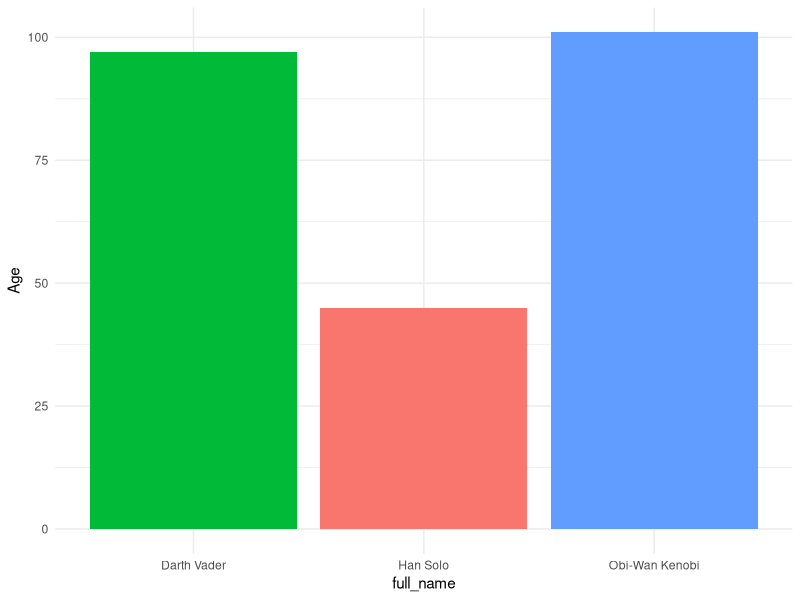

This chart was generated by the following R code: (Note: this script raises an error after producing the figure.)
# Intro to R and RStudio

# NOTE - you should have run renv setup with renv::restore() before starting


# Console and Scripting ----
# This section of the screen is script pane, we use this to run stored code.
# These can be saved and used in other places.
# The pane below is the console. Unlike scripts, it is temporary and is a space ready for
# you to enter a command and query R
# Results from console or script are both shown in the console.

# This script is contained within a Project, denoted by the .Rproj file in the folder
# Projects are useful for containing all of your code/input data/functions in one place

# Comments in R are preceded with a # - Ctrl + Shift + C to comment/uncomment lines


# Data Types ----
# Code can be sent to the console for evaluation either line by line with
# Ctrl + Enter or by selecting a chunk and using Ctrl + Enter
# A Run button above does the same thing

# Numbers are entered without quotes
5
# Text should always be entered in quotes, single or double
"Bumblebee"

# Anything unassigned that is sent to the Console only exists there, it is
# not stored

# Expressions can be evaluated in the console like below
5 + 5
paste0("Bumble","Bee")

# Press the up/down arrows on the keyboard to cycle through previous commands
# when in the Console

# We can also store persistent named values in the environment
# Replace Kyle with your name below and run the line to see what happens
my_name <- "Kyle"

# Instead of returning your name in the console it has been stored as a value
# in the enviroment. You can see a list of everything that has been stored in
# the environment in the top right pane.
# 
# Any time you see the symbol <- it means something is being assigned to the environment
# Use the console to test what the value my_name resolves to.

# We can also store values in the environment and then use them in an expression 
x <- 6
x + 7

# TRUE or FALSE values can be stored without quotes (can also be expressed as T/F)
y <- TRUE


# Data structures in R ----

# Vectors
# Contains items of the same type - created using c()
# A string vector
names <- c("Brenda", "Joe", "Mike")
# a numeric vector
values <- c(1, 3, 5)

# Lists
# Like vectors but can contain multiple different types of data
list_example <- list(1, "a", TRUE, 100L)

# Factors
# Factors are used to represent categorical data. 
# They can be ordered or unordered and contain levels
sex_factor <- factor(c("male", "female", "female", "male"))
# R will assign 1 to the level "female" and 2 to the level "male" 
# (because f comes before m, even though the first element in this vector is "male")
# You can check this by using the function levels(), 
# and check the number of levels using nlevels():
levels(sex_factor)
nlevels(sex_factor)

# Dataframes
# Vectors can be combined into data frames - a df is essentially just a combination
# of vectors
# After running this line double click on df in the environment to view the data
df <- data.frame(names, values)

# Individual columns from data frames can be called using a $ separator
df$names

# We can return the number of rows in a dataframe with:
print(paste0("There are ", nrow(df), " rows in the dataframe named df"))

# A new column can also be created in the data frame using the $ separator
# all of this so far is what we call BASE R code - we will cover other data
# manipulation methods later
df$value2 <- df$values*2

# If/Else and Logic in R ----
# can be used to create certain outputs
# The code below will check the content of the value my_name and output one of two responses
if (my_name == "Kyle") {
  "it's me"
} else {
  "not you"
}

# Note that we use a double equals sign == in logical commands
my_name == "Brian"
# be careful not to confuse with a single equals which is the same as using <- 
my_name = "Brian"

# We can also use other operators for logical statements, particularly when
# it comes to numeric values
x == 8
x < 7
x >= 3
x != 4

# Loops ----
# We can create a for loop to repeat a process
# Here we will ask R to print the statement "My name is ___" for every value in 
# the column names
# paste() is the R command to combine two strings of text
for (name in names) {
  print(paste("My name is", name))
}

# Functions ----
# We can write custom functions in R that will perform a series of operations when
# called by their name
# This function will add six to the number x, half it and output a sentence
my_fn <- function(x) {
  res <- (x + 6) / 2
  paste("The result of the function is", res)
}

my_fn(8)
my_fn(19)

# Functions can be as short or as long as you want and are handy when having
# to perform repetitive operations

# Packages ----
# Since R is run by an open source community it is always expanding and improving and 
# there are many different packages that can be installed to increase its functionality
# on top of BASE R

# we have already run the following line of code to install the packages we need
# if you need to re-install, uncomment this code and run again
# source("package_installs.R")

# dplyr and pipes ----
# To use an already installed R package in an R project we call it with library()
library(dplyr)
library(tidyr)

# dplyr adds many functions that can be used to transform data. We will use three
# of those below.
# We are also going to use the pipe %>% operator as it allows us to
# chain commands together and create a pipe

# mutate: add a new column
# select: reorder, and select columns
# arrange: sort data on a particular column

# Say we had a data frame comprised of three vectors
character_details <- data.frame(Age = c(101, 160, 97, 45),
                      first_name = c("Obi-Wan", "Luke", "Darth", "Han"),
                      surname = c("Kenobi", "Skywalker", "Vader", "Solo"))

# And our task was to combine (using paste()) the first and surnames into a single column,
# remove those columns, sort by Age and remove any ages over 150

# We could do it individual steps:

# Step 1 create the new column
new_character_details <- mutate(.data = character_details,
                      full_name = paste(first_name, surname))

# Step 2 select only the columns we want
new_character_details <- select(.data = new_character_details,
                      Age, full_name)

# Step 3 sort by Age
new_character_details <- arrange(.data = new_character_details,
                       Age)

# Step 4 filter to only include ages under 150
new_character_details <- filter(.data = new_character_details,
                                 Age < 150)


# Or, using the pipe %>% operator we can chain these four commands together

new_character_details_piped <- character_details %>%
  mutate(full_name = paste(first_name, surname)) %>%
  select(Age, full_name) %>%
  arrange(Age) %>% 
  filter(Age < 150)

# Using the pipe operator means not having to declare which data frame 
# we are using at each step
# The result of each step in the piped commands is passed to the next step
# Note how the resultant data frames are identical

# Pivot ----
# a dataframe can be pivoted wider or longer with pivot_wider() and pivot_longer()
character_details_long <- character_details %>% 
  select(-Age) %>% 
  pivot_longer(cols = c(first_name, surname), 
               names_to = "name type", 
               values_to = "name value")
# Join ----
# if we wanted to join another variable (height) onto the end of our original dataset we can use dplyr join statements
extra_info_for_merge <- data.frame(first_name = c("Obi-Wan", "Luke", "Darth", "Han"),
                                   surname = c("Kenobi", "Skywalker", "Vader", "Solo"),
                                   height_m = c(1.82, 1.75, 2.30, 1.86))

character_details_merged <- character_details %>% 
  left_join(extra_info_for_merge, by = c("first_name", "surname"))

# Charts ----
# Graphs can be quickly created from data frames using the plotly or ggplot2 libraries
# We are going to look a ggplot2 today for time sake - plotly is just interactive version
library(ggplot2)

print(ggplot_plot <- ggplot(new_character_details_piped, aes(x = full_name, y = Age, fill = factor(Age))) +
  geom_col() +
  theme_minimal() +
  theme(legend.position = "none"))
# view in Plots tab

# The graphs will be shown in the viewer/plot tab in the bottom right of RStudio.


# data import ---
# Most times we won't be defining our data in the code, we will be importing
# from a csv or other static file
starwars <- read.csv("starwars.csv")

# YOUR TURN ----
# we want process the starwars dataframe applying the below conditions: 

## contains every variable except birth_year, sex and homeworld
  # hint - you can specify a range of columns with first_column:last_column
  # hint - you can negate a selection i.e. specify those NOT to be selected
  # with !c(columns_to_drop)

## is filtered to only include gender of "masculine" and
## is in the top 5 species by count - this second part has been done for you

## has the three variables using the american spelling of colour renamed
  # hint - to open the help for the rename function type ?rename into the console

starwars <- xxxx %>%
  select(xxxx) %>%
  filter(xxxx == "xxxx" &
         species %in% c("Human","Droid","Gungan","Wookiee","Zabrak")) %>% 
  rename(xxxx = hair_color,
         skin_colour = xxxx,
         xxxx = eye_color)

# using the code we learned earlier we can create a plot to summarise some
# of the information in the edited starwars dataframe

print(ggplot_height_species <- ggplot(starwars, aes(x = species, y = height, colour = species)) +
        geom_point(size = 2.5)) +
        theme_minimal() +
        theme(legend.position = "none")

# we can write that file out to csv from R 
write.csv(starwars, file="starwars_edited.csv", row.names = FALSE)

# keyboard shortcuts
# assignment - Alt + -
# Pipe - Ctrl + Shift + M
# Comment/Uncomment block - Ctrl + Shift + C